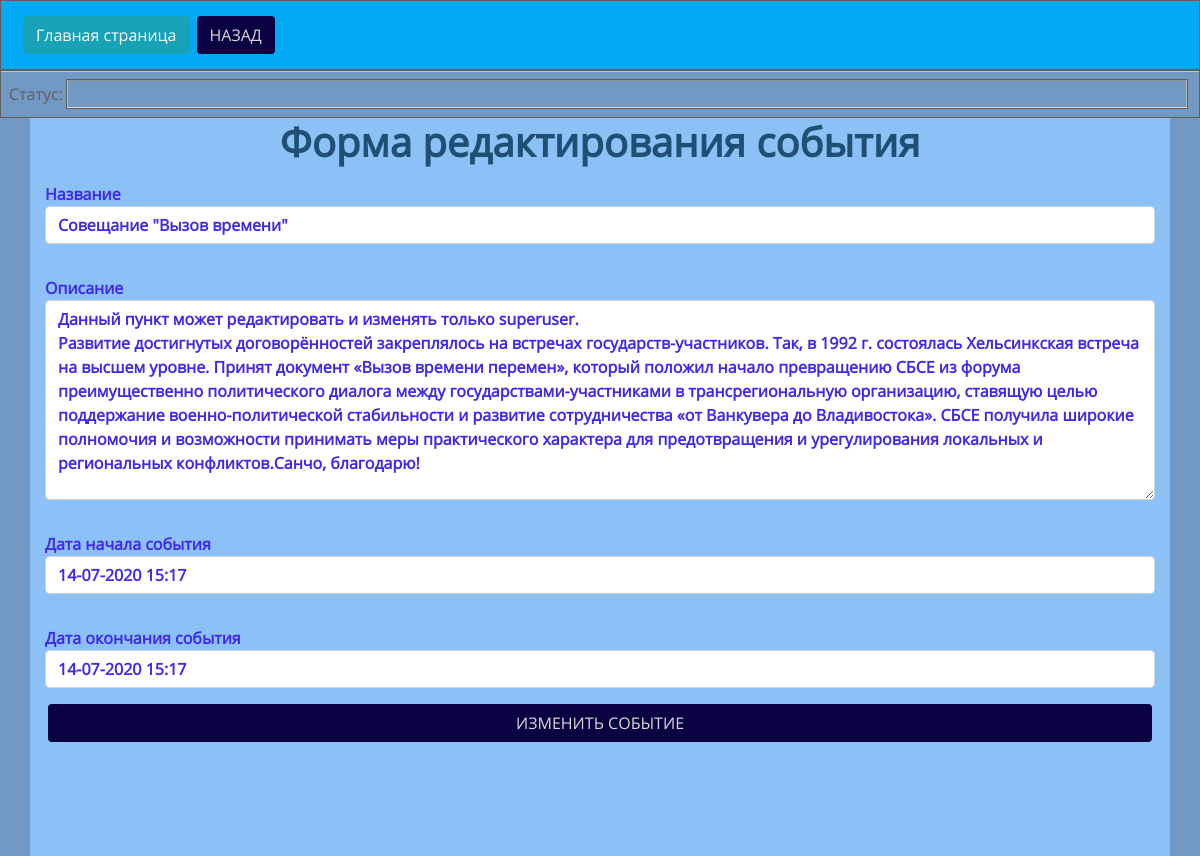
Page /update_event/1 (signed in) on the committed database.
### app/models.py (models this page shows)
class Event(db.Model):
    __tablename__ = 'event'
    id = db.Column(db.Integer, primary_key=True)
    title = db.Column(db.String(64))
    description = db.Column(db.Text, nullable=False)
    start_time = db.Column(db.DateTime)
    end_time = db.Column(db.DateTime)
    author = db.Column(db.String, db.ForeignKey('user.username'), nullable=False)

### app/routes.py (the view, shortened to what this page needs)
@app.route('/update_event/<int:id>', methods=['GET', 'POST'])
@login_required
def update_event(id):
    event = Event.query.get(id)
    if current_user.username == event.author or current_user.is_superuser:
        form = EventForm()
        return render_template ('update_event.html', event=event, form=form)
    return redirect(f'/event/{event.id}')

### app/forms.py
class EventForm(FlaskForm):
    title = StringField('Название', validators=[DataRequired(), Length(min=1, max=64)])
    description = TextAreaField('Описание')
    start_time = StringField('Начало события', validators=[DataRequired()])
    end_time = StringField('Конец события', validators=[DataRequired()])

### app/__init__.py (called while the page is built)
@app.template_filter('datetime')
def format_datetime(value, format="%d-%m-%Y %H:%M"):
    if value is None:
        return ""
    return value.strftime(format)

### app/admin.py (called while the page is built)
def init_login_manager():
    login_manager = LoginManager()
    login_manager.init_app(app)
    @login_manager.user_loader
    def load_user(user_id):
        return User.query.get(user_id)

### app/models.py (called while the page is built)
    @property
    def is_authenticated(self):
        return True

### app/templates/update_event.html (shortened to what this page needs)
{% extends 'base.html' %}
{% block styles %}
    <link rel="stylesheet" href="{{ url_for('static', filename='css/bootstrap.min.css') }}">
    <link rel="stylesheet" href="{{ url_for('static', filename='css/style.css') }}">
    <link rel="stylesheet" type="text/css" href="{{ url_for('static', filename='css/daterangepicker.css') }}">
{% endblock %}
{% block content %}
    <header class="container-fluid header">
        <div class="btn-box">
            <form class="addevent-box" action="/">
                <button class="btn btn-info" type="submit">Главная страница</button>
            </form>
            <form class="addevent-box" action="/event/{{event.id}}">
                <button class="btn btn-global" type="submit">Назад</button>
            </form>
        </div>
    </header>
    <div class="container-fluid status">
        <div class="statusbar">Статус:</div>
        <div class="events">
        </div>
    </div>
    <div class="container">
        <div class="row">
            <div class="col-12">
            <h3 class="page-title">Форма редактирования события</h3>
            <form enctype="multipart/form-data" action="/update_event/{{event.id}}" method="POST">
                <div class="form-group d-flex flex-column w-80">
                    <div class="form-field body-text-color my-3">Название <input class="form-control body-text-color" id="title" name="title" placeholder="Введите название события" required="" type="text" value="{{event.title}}"></div>
                    <div class="form-field body-text-color my-3">Описание <textarea class="form-control body-text-color" style="height:25vh;" id="description" name="description" placeholder="Опишите ваше событие">{{event.description}}</textarea></div>
                    <div class="form-field body-text-color my-3">Дата начала события <input class="form-control body-text-color" id="start_time" name="start_time" placeholder="ДД-ММ-ГГГГ ЧЧ:ММ" required="" type="text" value="{{event.start_time|datetime}}"></div>
                    <div class="form-field body-text-color my-3">Дата окончания события <input class="form-control body-text-color" id="end_time" name="end_time" placeholder="ДД-ММ-ГГГГ ЧЧ:ММ" required="" type="text" value="{{event.end_time|datetime}}"></div>
                    <input type="submit" class="btn btn btn-global" value="Изменить событие">
                </div>
            </form>
            </div>
        </div>
    </div>
{% endblock %}

### app/static/css/style.css (style rules this page uses)
* { font-family: "Open Sans", sans-serif; padding: 0; margin: 0; }
body { background: #7199c3; min-height: 100vh; }
.body-text-color { color: #4029EB; font-weight: 800; }
.header, .status { display: flex; flex-direction: row; justify-content: space-between; align-items: center; background: ##03a9f4; border: 1px solid #5f5f5f; }
.header { background: #03a9f4; padding: 10px 15px; }
.status { position: relative; padding: 5px 8px; }
.status::before { content: ''; width: 100%; height: 1px; background: #8ED6F7; position: absolute; top: 0; left: 0; }
.events { position: relative; display: flex; justify-content: center; align-items: center; width: 95vw; height: 30px; color: #C67676; text-align: center; font-size: 18px; font-weight: 800; border: 1px solid #5f5f5f; margin: 3px 3px; }
.events::before { position: absolute; top: 0; left: 0; content: ''; width: 100%; height: 1px; background: #908E8E; }
.events::after { position: absolute; bottom: 0; left: 0; content: ''; width: 100%; height: 1px; background: #F0CCCC; }
.container { position: relative; background: #8BC1F7; min-height: calc(100vh - 62px); }
.addevent-box, .logout-box { padding: 0 2px; }
.statusbar { color: #5f5f5f; }
.main-title, .page-title { color: #214f74; font-weight: 600; text-align: center; }
.page-title { margin: 0; padding: 0; font-size: 40px; }
.btn-box { display: flex; margin: 5px 5px; }
.btn-global { margin: 0 3px; background: #090142; color: #d9d9d9; text-transform: uppercase; }

### rows in the picture
Event: title "Совещание \"Вызов времени\"", description "Данный пункт может редактировать и изменять только superuser. Развитие достигнутых договорённостей закреплялось на встречах государств-участников. Так, в 1992 г. состоялась Хельсинкская встреча на высшем уровне. Принят документ «Вызов времени перемен», который положил начало превращению СБСЕ из форума преимущественно политического диалога между государствами-участниками в трансрегиональную организацию, ставящую целью поддержание военно-политической стабильности и развитие сотрудничества «от Ванкувера до Владивостока». СБСЕ получила широкие полномочия и возможности принимать меры практического характера для предотвращения и урегулирования локальных и региональных конфликтов.Санчо, благодарю!", start_time "14-07-2020 15:17", end_time "14-07-2020 15:17"
